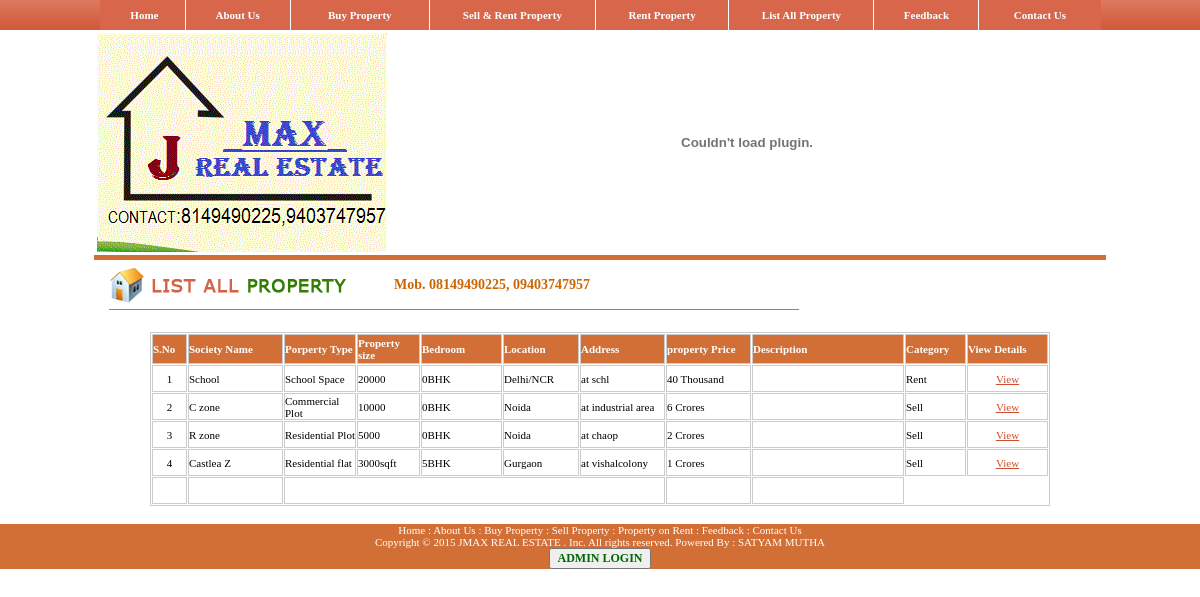
The app's page /list_all_property.php with its own data.
### tables this page shows
CREATE TABLE IF NOT EXISTS `addeuro` (
  `id` int(10) NOT NULL AUTO_INCREMENT,
  `FlatsType` varchar(40) DEFAULT NULL,
  `propertytitle` varchar(40) DEFAULT NULL,
  `addres` varchar(50) DEFAULT NULL,
  `FlatsSize` varchar(50) DEFAULT NULL,
  `FlatsLocation` varchar(50) DEFAULT NULL,
  `FlatsCost` double DEFAULT NULL,
  `bedroom` varchar(50) DEFAULT NULL,
  `moneytype` varchar(30) NOT NULL,
  `FlatsFloor` varchar(50) DEFAULT NULL,
  `FlatsImageName` varchar(50) DEFAULT NULL,
  `propertyCat` varchar(50) DEFAULT NULL,
  `state` varchar(50) DEFAULT NULL,
  `city` varchar(50) DEFAULT NULL,
  `pincode` varchar(50) DEFAULT NULL,
  `mobileNo` varchar(35) DEFAULT NULL,
  `emailId` varchar(50) DEFAULT NULL,
  `phoneNo` varchar(50) DEFAULT NULL,
  `Name` varchar(50) DEFAULT NULL,
  `prop_desc` varchar(500) DEFAULT NULL,
  `vedio` mediumtext,
  `enable` varchar(10) DEFAULT NULL,
  `dt_tim` date NOT NULL,
  PRIMARY KEY (`id`)
);

### list_all_property.php (the view, shortened to what this page needs)
<?php
$query = "SELECT COUNT(*) as num FROM addeuro";
$total_pages = mysql_fetch_array(mysql_query($query));
 $total_pages = $total_pages[num];
$limit =10;
$page = $_GET['page'];
if($page)
$start = ($page - 1) * $limit;
else
$start = 0;
if($_POST['Submit'])
{
}
else
{
 $sql = "SELECT * FROM addeuro ORDER BY Id DESC  LIMIT $start, $limit";
}
$result = mysql_query($sql);
$pagination = "";
?>
<!DOCTYPE html PUBLIC "-//W3C//DTD XHTML 1.0 Transitional//EN" "http://www.w3.org/TR/xhtml1/DTD/xhtml1-transitional.dtd">
<html xmlns="http://www.w3.org/1999/xhtml">
<head>
<link href="css/style.css" rel="stylesheet" type="text/css" />
<link href="admin/pgstyle.css" rel="stylesheet" type="text/css" />
<link href="pgstyle.css" rel="stylesheet" type="text/css" />
</head>
<body>
<table width="100%" border="0" cellspacing="0" cellpadding="0">
  <tr>
    <td height="30" align="center" background="images/bar_bg.gif"><table width="100%" border="0" cellspacing="0" cellpadding="0">
  <tr>
    <td height="30" align="center" background="images/bar_bg.gif">
	<table width="1001" border="0" cellpadding="0" cellspacing="0" bordercolor="#D7664A" bgcolor="#D7664A">
      <tr>
        <td width="2">&nbsp;</td>
        <td width="70" align="center" class="tab"><a href="index.php" class="tab">Home</a></td>
        <td width="90" align="center" class="tab"><a href="about_us.php" class="tab">About Us</a> </td>
        <td width="120" align="center" class="tab"><a href="#" name="link2" class="tab" id="link1" onmouseover="MM_showMenu(window.mm_menu_0906233956_0,-15,22,null,'link2')" onmouseout="MM_startTimeout();">Buy Property </a></td>
        <td width="143" align="center" class="tab"><a href="sell_property.php" class="tab">Sell &amp;&nbsp;Rent&nbsp;Property</a> </td>
		<td width="115" align="center" class="tab">
		<a href="#" name="link5" class="tab" id="link3" onmouseover="MM_showMenu(window.mm_menu_0907000335_0,-15,22,null,'link5')" onmouseout="MM_startTimeout();">Rent Property</a> </a>		</td>
        <td width="125" align="center" class="tab"><a href="list_all_property.php" name="link4" class="tab" id="link3" onmouseover="MM_showMenu(window.mm_menu_1021181416_0,-15,22,null,'link4')" onmouseout="MM_startTimeout();">List All Property</a></td>
        <td width="90" align="center" class="tab"><a href="feedback.php" class="tab">Feedback</a></td>
        <td width="105" align="center" class="tab"><a href="contact_us.php" class="tab">Contact Us</a></td>
      </tr>
</table>	</td>
  </tr>
</table></td>
  </tr>
  <tr>
    <td align="center"><table width="1001" border="0" cellspacing="0" cellpadding="0">
      <tr>
        <td><?php  include('header.php')?></td>
        </tr>
      <tr>
        <td height="5" bgcolor="#d26f36"></td>
      </tr>
      <tr>
        <td height="8"></td>
      </tr>
      <tr>
        <td><table width="1001" border="0" cellspacing="0" cellpadding="0">
          <tr>
            <td width="711" valign="top"><table width="1001" border="0" cellspacing="0" cellpadding="0">
              <tr>
                <td height="46" align="left" valign="top"><table width="712" height="46" border="0" cellpadding="0" cellspacing="0" background="images/list_all_property.gif">
                  <tr>
                    <th width="300" scope="row">&nbsp;</th>
                    <td width="412" align="left" valign="middle" class="quastion"><table width="350" border="0" cellspacing="0" cellpadding="0">
                      <tr>
                        <th height="21" align="left" valign="middle" class="quastion" scope="row">Mob. 08149490225, 09403747957</th>
                      </tr>
                      <tr>
                        <th height="12" scope="row"></th>
                      </tr>
                    </table></td>
                  </tr>
                </table></td>
              </tr>
              <tr>
                <td>&nbsp;</td>
              </tr>
            </table></td>
            </tr>
        </table></td>
      </tr>
      <tr>
        <td align="center"><table width="900" border="1" cellpadding="0" cellspacing="1"  bordercolor="#CCCCCC">
                            <tr bgcolor="#0066CC">
                              <td width="33" height="28" bgcolor="#D26F36" class="tab">S.No</td>
							   <td width="93" bgcolor="#D26F36" class="tab">Society Name </td>
                              <td width="70" bgcolor="#D26F36" class="tab">Porperty Type </td>
                              <td width="61" bgcolor="#D26F36" class="tab">Property size</td>
                              <td width="79" bgcolor="#D26F36" class="tab">Bedroom</td>
                              <td width="74" bgcolor="#D26F36" class="tab">Location</td>
							  <td width="83" bgcolor="#D26F36" class="tab">Address</td>
                              <td width="83" bgcolor="#D26F36" class="tab">property Price</td>
                              <td width="150" bgcolor="#D26F36" class="tab">Description</td>
                              <td width="59" bgcolor="#D26F36" class="tab">Category</td>
                              <td width="79" bgcolor="#D26F36" class="tab">View Details</td>
                            </tr>
                            <?php
				if($total_pages>0)
				{
					 $i=1;
				while($row = mysql_fetch_array($result))
				{
				?>
                            <tr class="current">
                              <td align="center" class="text"><?php echo $i;?></td>
							    <td align="left" class="text"><?php echo $row['propertytitle'];?></td>
                              <td align="left" class="text"><?php echo $row['FlatsType'];?></td>
                              <td align="justify" class="text"><?php echo $row['FlatsSize'];?> </td>
                              <td align="justify" class="text"><?php echo $row['bedroom']."BHK";?> </td>
                              <td align="justify" class="text"><?php echo $row['FlatsLocation']; ?></td>
							   <td align="justify" class="text"><?php echo $row['addres']; ?></td>
                              <td align="justify" class="text"><?php echo $row['FlatsCost']." ".$row['moneytype'];?></td>
                              <td align="justify" class="text"><?php echo $row['prop_desc']; ?></td>
                              <td align="justify" class="text"><?php echo $row['propertyCat'];?></td>
                              <td height="25" align="center" class="more"><a href="project_details.php?Id=<?php print $row[id]; ?>"class="more">View</a></td>
                            </tr>
                            <?php $i++;} }?>
							<tr class="current">
                              <td class="text">&nbsp;</td>
                              <td class="text">&nbsp;</td>
                              <td colspan="5" class="text" align="center"><?php echo $pagination;?></td>
                              <td height="25" align="center">&nbsp;</td>
                              <td align="center">&nbsp;</td>
                            </tr>
          </table></td>
      </tr>
      <tr>
        <td align="center">&nbsp;</td>
      </tr>
    </table></td>
  </tr>
  <tr>
    <td height="38" align="center" bgcolor="#d26f36"><?php  include('footer.php')?></td>
  </tr>
</table>
</body>
</html>

### css/style.css (style rules this page uses)
.tab { font-family: Verdana; font-size: 11px; font-style: normal; line-height: normal; font-weight: bold; color: #FFFFFF; text-decoration: none; }
.text { font-family: Verdana; font-size: 11px; font-style: normal; line-height: normal; font-weight: normal; color: #000000; text-decoration: none; }
.more { font-family: Verdana; font-size: 11px; font-style: normal; line-height: normal; font-weight: normal; color: #d14d2d; text-decoration: underline; }
.quastion { font-family: Verdana; font-size: 14px; font-style: normal; line-height: normal; font-weight: bold; color: #CC6600; text-decoration: blink; }

### records on screen
addeuro: propertytitle "School", FlatsType "School Space", FlatsSize "20000", bedroom "0", FlatsLocation "Delhi/NCR", addres "at schl", FlatsCost "40", moneytype "Thousand", propertyCat "Rent"
addeuro: propertytitle "C zone", FlatsType "Commercial Plot", FlatsSize "10000", bedroom "0", FlatsLocation "Noida", addres "at industrial area", FlatsCost "6", moneytype "Crores", propertyCat "Sell"
addeuro: propertytitle "R zone", FlatsType "Residential Plot", FlatsSize "5000", bedroom "0", FlatsLocation "Noida", addres "at chaop", FlatsCost "2", moneytype "Crores", propertyCat "Sell"
addeuro: propertytitle "Castlea Z", FlatsType "Residential flat", FlatsSize "3000sqft", bedroom "5", FlatsLocation "Gurgaon", addres "at vishalcolony", FlatsCost "1", moneytype "Crores", propertyCat "Sell"
